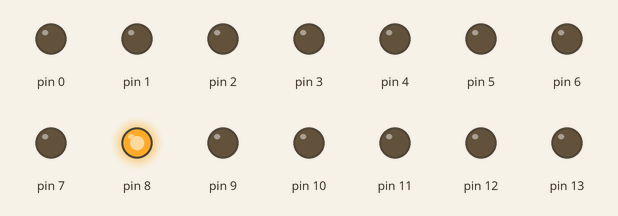
Bench run of a sketch on a simulated Arduino Uno, built with avr-gcc and run on an emulated ATmega328P. Shown: output pins drawn as LEDs (lit = HIGH). At 0.0 s the program stops and its outputs stay as they are.

Above: at 0.1 s.
Timing chart, 0 to 1.5 s (numbered marks = the images above):
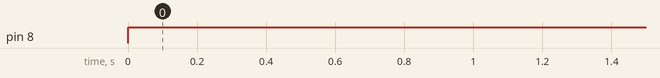

The sketch:

01-12-2022.ino
```cpp
int ledPin[14];
void initPin(int led[],int number){
  for (int i = 0; i < number; i++){
    ledPin[i] = i;
  }
}

void setup() {
  // put your setup code here, to run once:
  initPin(ledPin, 14);
  for(int i = 0; i < 14; i++){
    pinMode(ledPin[i], OUTPUT);
  }
}

void loop() {
  // put your main code here, to run repeatedly:
  for(int i = 0; i = 4; i++){
    digitalWrite(i*2, HIGH);
    digitalWrite(i*2+1, LOW);
  }
  delay(100);
  for(int i = 0; i = 4; i++){
    digitalWrite(i*2+1, HIGH);
    digitalWrite(i*2, LOW);
  }
}
//C:\Users\Admin\AppData\Local\Temp\arduino_build_86603\01-12-2022.ino.elf
```

Measured:
- by itself, pin 8: LOW → HIGH at 0.00 s
